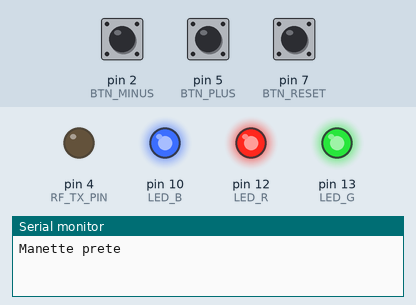
Bench run of a sketch on a simulated Arduino Pro Mini, built with avr-gcc and run on an emulated ATmega328P. On the bench: output pins drawn as LEDs (lit = HIGH), the last lines printed to the serial monitor. The test bench sets the inputs (shaded band); at power-on: pin 2 (BTN_MINUS) HIGH, pin 5 (BTN_PLUS) HIGH, pin 7 (BTN_RESET) HIGH. No radio packets arrive unless stated.

Above: at 1.2 s.
1.3 s: pin 2 (BTN_MINUS) pulled LOW for 0.15 s
At 1.39 s:
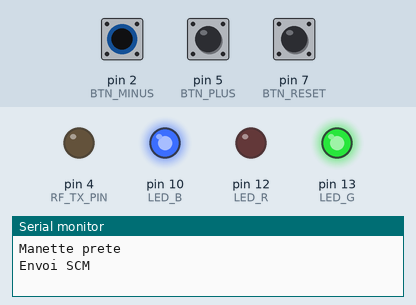
2.9 s: pin 5 (BTN_PLUS) pulled LOW for 0.15 s
At 2.99 s:
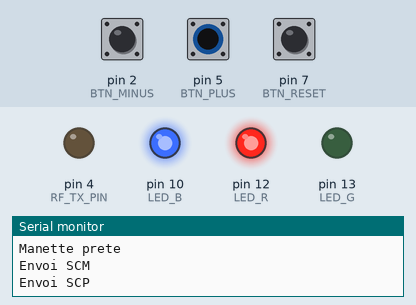
4.5 s: pin 7 (BTN_RESET) pulled LOW for 0.15 s
At 4.59 s:
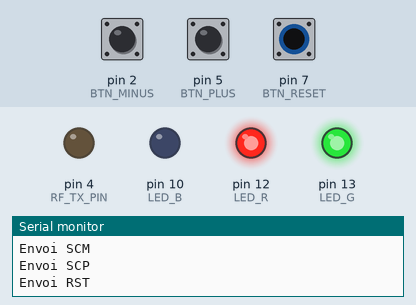
6.1 s: pin 7 (BTN_RESET) pulled LOW for 3.2 s
At 10.0 s:
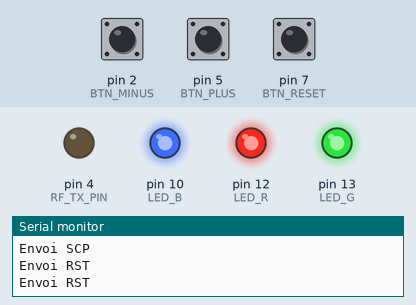
10.8 s: pin 2 (BTN_MINUS) pulled LOW for 3.2 s
At 11.8 s:
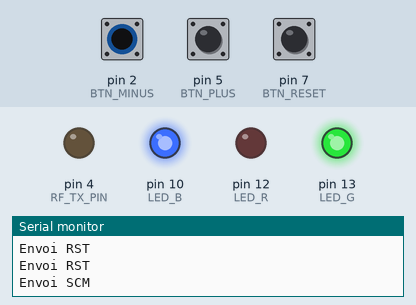
Timing chart, 0 to 15.5 s (numbered marks = the images above; inputs shaded):
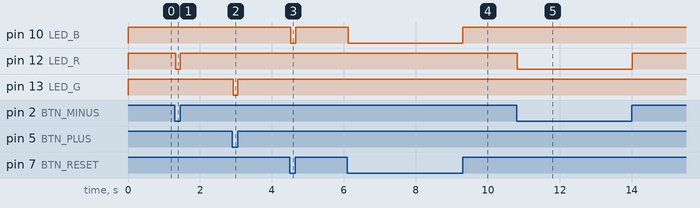

The sketch:

RF-Transmiter.ino
```cpp
/*
  Manette 1 — Drone Soccer (Pro Mini LGT8F328P)

  Carte : LGT8F328P (coeur lgt8fx)

  FS1000A -> D4 (DATA), GND, 5V, antenne ~17,3 cm
  Boutons (autre patte -> GND) : D5=+  D2=-  D7=reset
  LED RVB anode commune (+ sur 5V) : D12=R  D13=V  D10=B

  Messages RF : SCP  SCM  RST

  MODE 1 = test recepteur (autre Arduino), RF-5V DATA -> D11
*/

#define MODE 0

#include <RH_ASK.h>
#include <SPI.h>
#include <string.h>

#define RF_BITRATE 2000

#if MODE == 0

#define BTN_PLUS  5
#define BTN_MINUS 2
#define BTN_RESET 7
#define LED_R 12
#define LED_G 13
#define LED_B 10
#define RF_TX_PIN 4
#define COMMON_ANODE 1
#define BTN_DEBOUNCE_MS 400

RH_ASK rf(RF_BITRATE, 11, RF_TX_PIN);
unsigned long lastSend = 0;

void setLed(bool r, bool g, bool b) {
#if COMMON_ANODE
  digitalWrite(LED_R, r ? LOW : HIGH);
  digitalWrite(LED_G, g ? LOW : HIGH);
  digitalWrite(LED_B, b ? LOW : HIGH);
#else
  digitalWrite(LED_R, r ? HIGH : LOW);
  digitalWrite(LED_G, g ? HIGH : LOW);
  digitalWrite(LED_B, b ? HIGH : LOW);
#endif
}

void ledOff()   { setLed(false, false, false); }
void ledVert()  { setLed(false, true,  false); }
void ledRouge() { setLed(true,  false, false); }
void ledBleu()  { setLed(false, false, true);  }

void rfSend(const char *msg) {
  rf.send((uint8_t *)msg, strlen(msg));
  rf.waitPacketSent();
}

bool boutonOk(int pin, unsigned long now) {
  if (digitalRead(pin) != LOW) return false;
  if (now - lastSend < BTN_DEBOUNCE_MS) return false;
  delay(25);
  return digitalRead(pin) == LOW;
}

void attendreRelachement(int pin) {
  while (digitalRead(pin) == LOW) delay(10);
}

void envoyer(int pin, const char *msg, void (*couleur)()) {
  couleur();
  Serial.print("Envoi ");
  Serial.println(msg);
  rfSend(msg);
  lastSend = millis();
  attendreRelachement(pin);
  ledOff();
}

void setup() {
  pinMode(BTN_PLUS, INPUT_PULLUP);
  pinMode(BTN_MINUS, INPUT_PULLUP);
  pinMode(BTN_RESET, INPUT_PULLUP);
  pinMode(LED_R, OUTPUT);
  pinMode(LED_G, OUTPUT);
  pinMode(LED_B, OUTPUT);
  pinMode(RF_TX_PIN, OUTPUT);
  pinMode(11, INPUT_PULLUP);
  ledOff();

  Serial.begin(9600);
  if (!rf.init()) Serial.println("ERREUR: RF init failed");
  else Serial.println("Manette prete");
}

void loop() {
  unsigned long now = millis();
  if (boutonOk(BTN_PLUS, now)) {
    envoyer(BTN_PLUS, "SCP", ledVert);
    return;
  }
  if (boutonOk(BTN_MINUS, now)) {
    envoyer(BTN_MINUS, "SCM", ledRouge);
    return;
  }
  if (boutonOk(BTN_RESET, now)) {
    envoyer(BTN_RESET, "RST", ledBleu);
  }
}

#else

#define PIN_RX 11
RH_ASK rf(RF_BITRATE, PIN_RX, 12);

void setup() {
  Serial.begin(9600);
  if (!rf.init()) Serial.println("ERREUR: RF init failed");
  else Serial.println("Recepteur test — en attente...");
}

void loop() {
  uint8_t buf[RH_ASK_MAX_MESSAGE_LEN];
  uint8_t buflen = sizeof(buf);
  if (rf.recv(buf, &buflen)) {
    buf[buflen] = '\0';
    Serial.print("Recu: ");
    Serial.println((char *)buf);
  }
}

#endif
```

Measured:
- after the input at 1.3 s, pin 12 (LED_R): HIGH → LOW at once, → HIGH 0.13 s later
- after the input at 2.9 s, pin 13 (LED_G): HIGH → LOW at once, → HIGH 0.13 s later
- after the input at 4.5 s, pin 10 (LED_B): HIGH → LOW at once, → HIGH 0.13 s later
- after the input at 6.1 s, pin 10 (LED_B): HIGH → LOW at once, → HIGH 3.2 s later
- after the input at 10.8 s, pin 12 (LED_R): HIGH → LOW at once, → HIGH 3.2 s later
